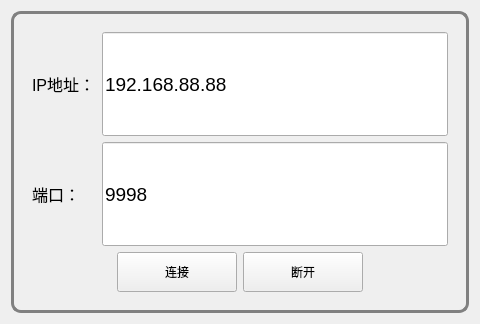
<?xml version="1.0" encoding="UTF-8"?>
<ui version="4.0">
 <class>SerialComForm</class>
 <widget class="QWidget" name="SerialComForm">
  <property name="geometry">
   <rect>
    <x>0</x>
    <y>0</y>
    <width>480</width>
    <height>324</height>
   </rect>
  </property>
  <property name="windowTitle">
   <string>Form</string>
  </property>
  <layout class="QGridLayout" name="gridLayout">
   <item row="0" column="0">
    <widget class="QGroupBox" name="groupBox">
     <property name="styleSheet">
      <string notr="true">QGroupBox
{
	border: 3px solid gray;
	border-radius:10px;
	margin-top:5ex;
	font-family:楷体;
	font:bold 17px;
 
} 
QGroupBox::title
{
	subcontrol-origin:margin;
	subcontrol-position:top center;
	padding:1px;
}
QGroupBox::enabled{
	border: 3px solid gray;
}
QGroupBox::!enabled{
	border: 1px solid gray;
}</string>
     </property>
     <property name="title">
      <string/>
     </property>
     <layout class="QGridLayout" name="gridLayout_2">
      <item row="0" column="0">
       <widget class="QWidget" name="widget" native="true">
        <property name="minimumSize">
         <size>
          <width>424</width>
          <height>262</height>
         </size>
        </property>
        <layout class="QGridLayout" name="gridLayout_4">
         <item row="0" column="0">
          <layout class="QGridLayout" name="gridLayout_3">
           <item row="0" column="0">
            <widget class="QLabel" name="label_ip">
             <property name="styleSheet">
              <string notr="true">font: 12pt;
color: rgb(0, 0, 0);</string>
             </property>
             <property name="text">
              <string>IP地址：</string>
             </property>
            </widget>
           </item>
           <item row="0" column="1">
            <widget class="QLineEdit" name="lineEdit_ip">
             <property name="sizePolicy">
              <sizepolicy hsizetype="Expanding" vsizetype="Expanding">
               <horstretch>0</horstretch>
               <verstretch>0</verstretch>
              </sizepolicy>
             </property>
             <property name="font">
              <font>
               <pointsize>14</pointsize>
              </font>
             </property>
             <property name="text">
              <string>192.168.88.88</string>
             </property>
            </widget>
           </item>
           <item row="1" column="0">
            <widget class="QLabel" name="label_port">
             <property name="styleSheet">
              <string notr="true">font: 12pt;
color: rgb(0, 0, 0);</string>
             </property>
             <property name="text">
              <string>端口：</string>
             </property>
            </widget>
           </item>
           <item row="1" column="1">
            <widget class="QLineEdit" name="lineEdit_port">
             <property name="sizePolicy">
              <sizepolicy hsizetype="Expanding" vsizetype="Expanding">
               <horstretch>0</horstretch>
               <verstretch>0</verstretch>
              </sizepolicy>
             </property>
             <property name="font">
              <font>
               <pointsize>14</pointsize>
              </font>
             </property>
             <property name="text">
              <string>9998</string>
             </property>
            </widget>
           </item>
          </layout>
         </item>
         <item row="1" column="0">
          <layout class="QHBoxLayout" name="horizontalLayout_6">
           <item>
            <spacer name="horizontalSpacer_5">
             <property name="orientation">
              <enum>Qt::Horizontal</enum>
             </property>
             <property name="sizeHint" stdset="0">
              <size>
               <width>40</width>
               <height>20</height>
              </size>
             </property>
            </spacer>
           </item>
           <item>
            <widget class="QPushButton" name="PushButtonOpenCom">
             <property name="sizePolicy">
              <sizepolicy hsizetype="Expanding" vsizetype="Expanding">
               <horstretch>0</horstretch>
               <verstretch>0</verstretch>
              </sizepolicy>
             </property>
             <property name="minimumSize">
              <size>
               <width>120</width>
               <height>40</height>
              </size>
             </property>
             <property name="maximumSize">
              <size>
               <width>120</width>
               <height>40</height>
              </size>
             </property>
             <property name="text">
              <string>连接</string>
             </property>
            </widget>
           </item>
           <item>
            <widget class="QPushButton" name="PushButtonCloseCom">
             <property name="sizePolicy">
              <sizepolicy hsizetype="Expanding" vsizetype="Expanding">
               <horstretch>0</horstretch>
               <verstretch>0</verstretch>
              </sizepolicy>
             </property>
             <property name="minimumSize">
              <size>
               <width>120</width>
               <height>40</height>
              </size>
             </property>
             <property name="maximumSize">
              <size>
               <width>120</width>
               <height>40</height>
              </size>
             </property>
             <property name="text">
              <string>断开</string>
             </property>
            </widget>
           </item>
           <item>
            <spacer name="horizontalSpacer_6">
             <property name="orientation">
              <enum>Qt::Horizontal</enum>
             </property>
             <property name="sizeHint" stdset="0">
              <size>
               <width>40</width>
               <height>20</height>
              </size>
             </property>
            </spacer>
           </item>
          </layout>
         </item>
        </layout>
       </widget>
      </item>
     </layout>
    </widget>
   </item>
  </layout>
 </widget>
 <resources/>
 <connections/>
</ui>
